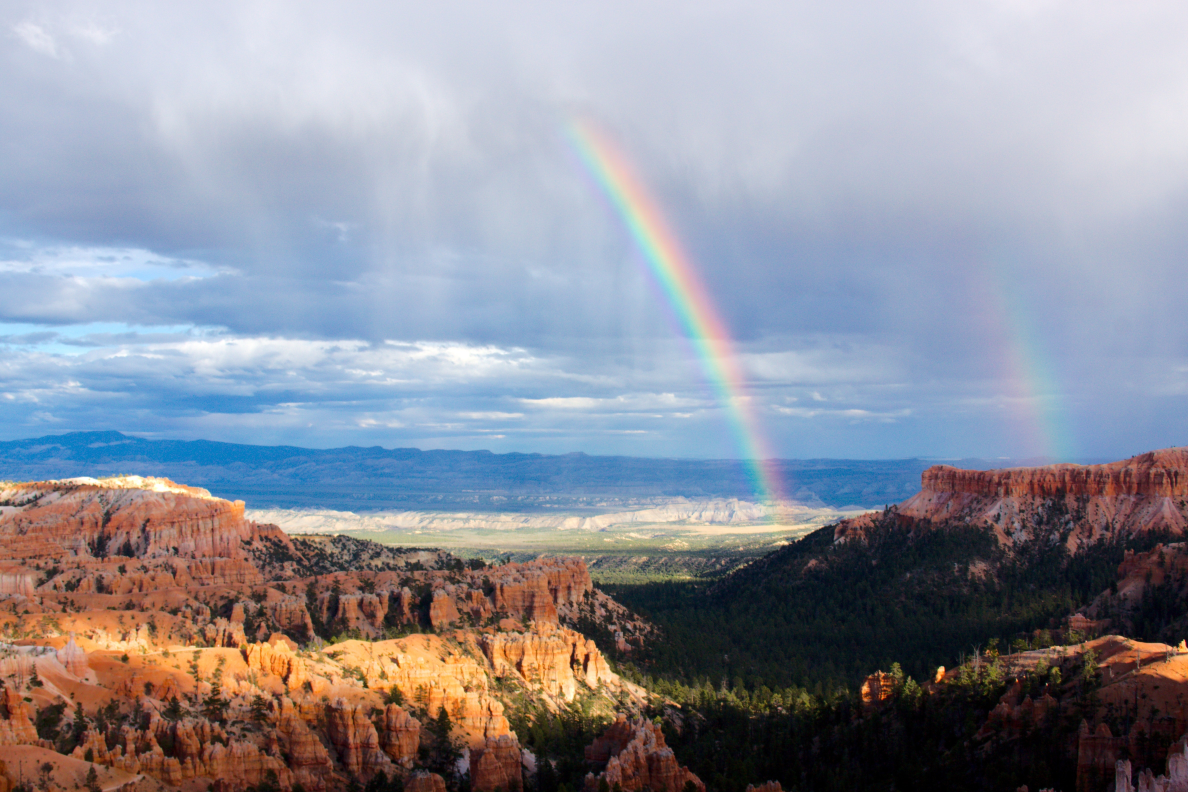
#> input picture captcha bg/arid-bryce-canyon-clouds-color-460687.jpg, 4752 x 3168 px (shown at 1/4 size); its folder holds 4 pictures in this run
$ python resize.py
#> lines starting #> are read from the running program, lines starting #| are printed output that depends on the picture

import os
from PIL import Image


bgfold='captcha bg'
bglist=os.listdir(bgfold)
savedir='resize/'
if not os.path.isdir(savedir):
    os.mkdir(savedir)

for num,i in enumerate(bglist):
    bg=os.path.join(bgfold,i)
    im= Image.open(bg)
#> im is the input picture: PIL image 4752x3168 RGB; mean R, G, B 142.3, 144.2, 155
    im=im.resize((200,60))
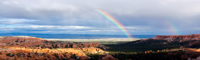
#> im: PIL image 200x60 RGB; mean R, G, B 142.3, 144.3, 155
    im.save(savedir+str('resize%03d'%num)+'.jpg')
#> pass 2 of the loop `for num,i in enumerate(bglist):`:
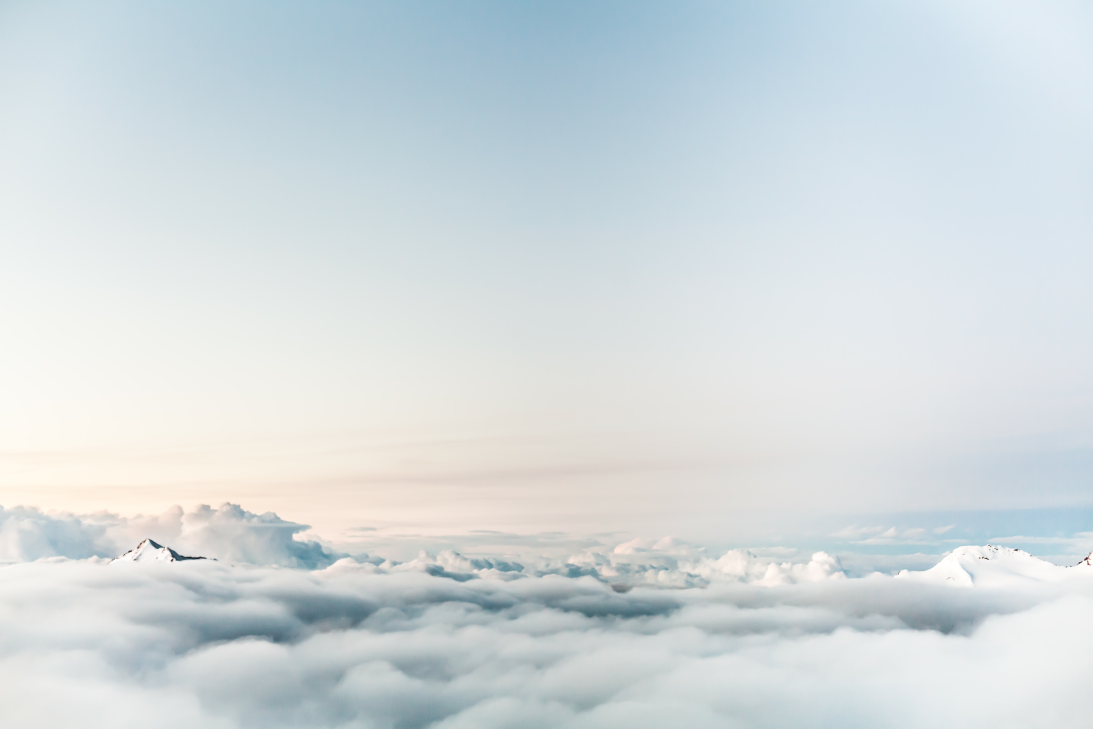
#> input picture captcha bg/cloud(01).jpg, 5464 x 3643 px (shown at 1/5 size)
#> im is the input picture: PIL image 5464x3643 RGB; mean R, G, B 210.5, 218.8, 221.6
#> `im=im.resize((200,60))`:
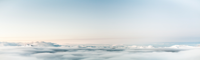
#> im: PIL image 200x60 RGB; mean R, G, B 210.5, 218.8, 221.6
#> pass 3 of the loop `for num,i in enumerate(bglist):`:
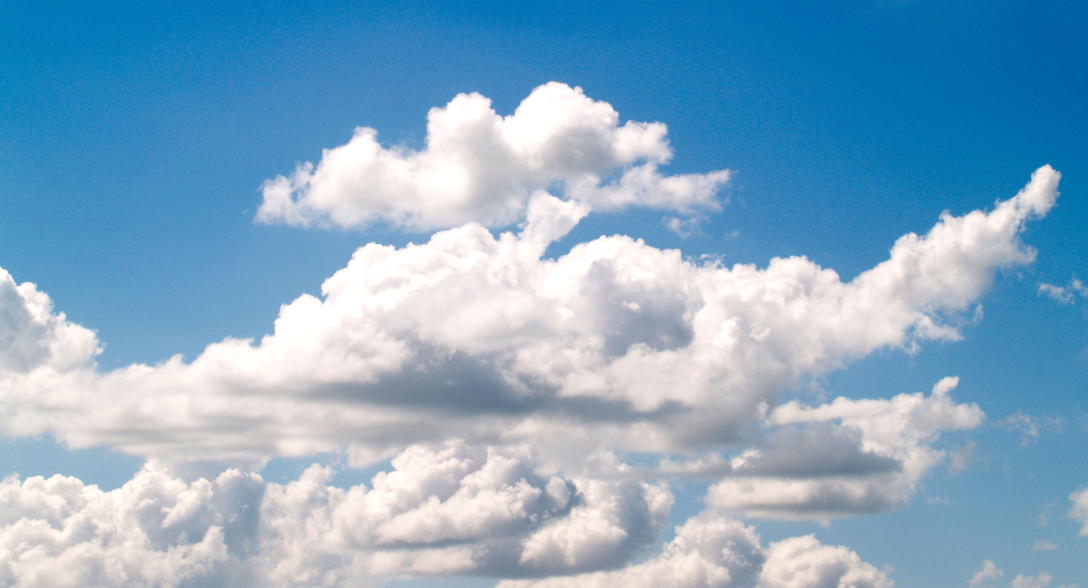
#> input picture captcha bg/cloud(03).jpg, 3264 x 1762 px (shown at 1/3 size)
#> im is the input picture: PIL image 3264x1762 RGB; mean R, G, B 132.4, 170.6, 197
#> `im=im.resize((200,60))`:
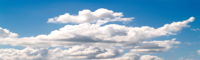
#> im: PIL image 200x60 RGB; mean R, G, B 132.4, 170.5, 197
#> the loop made 4 passes; the first 3 are shown
#     im.save(testpath+str("bg_test_%06d"%i)+'.jpg')
